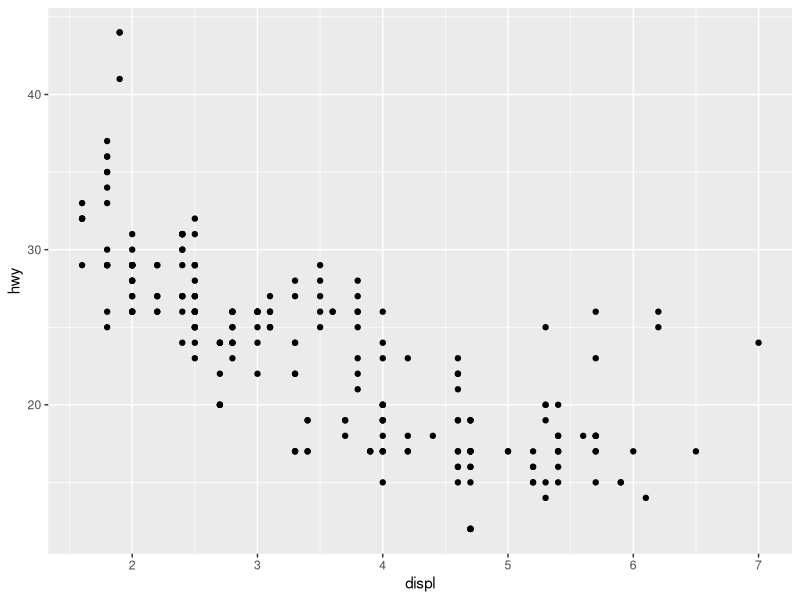
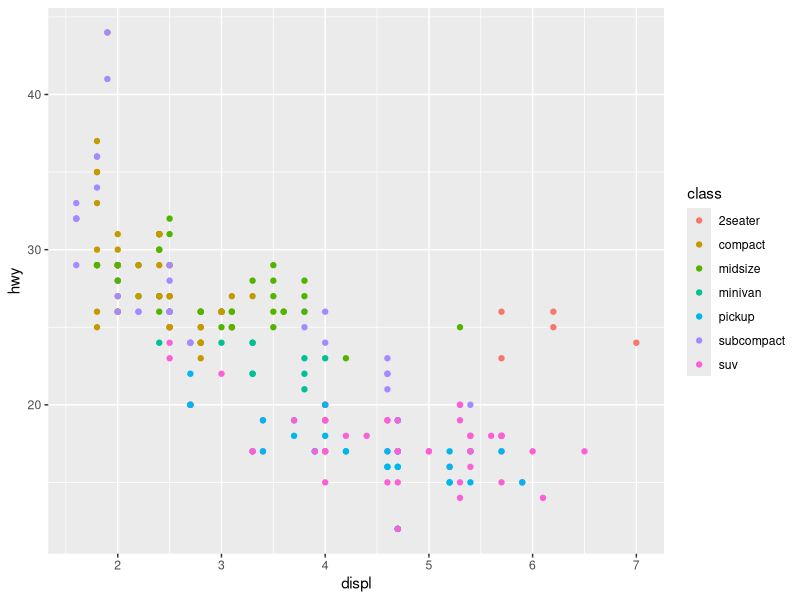
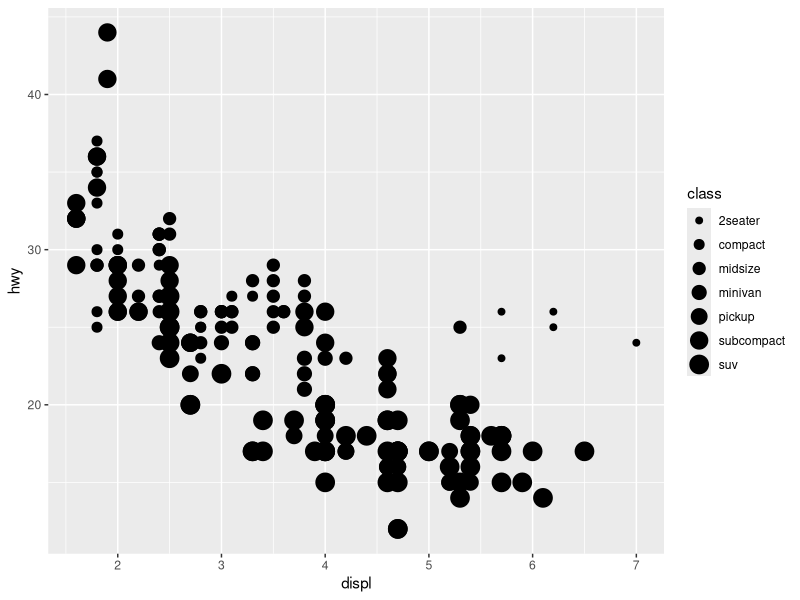
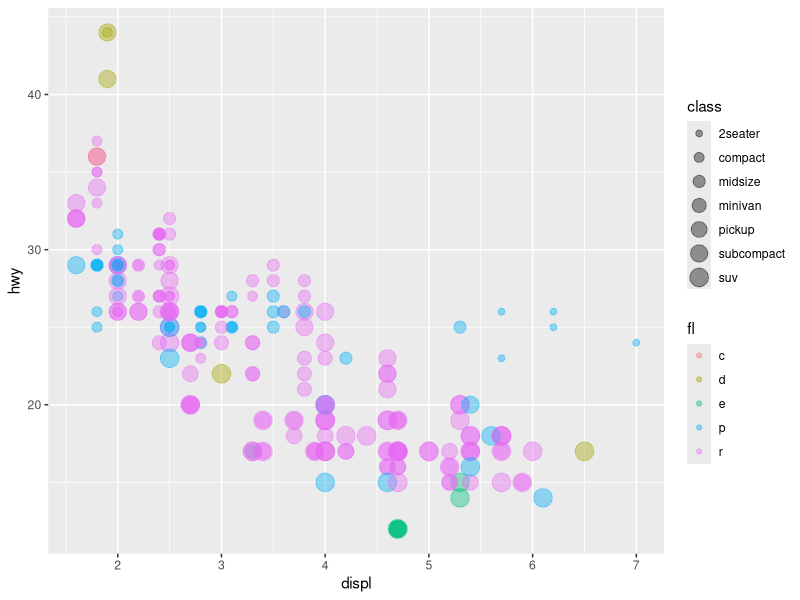
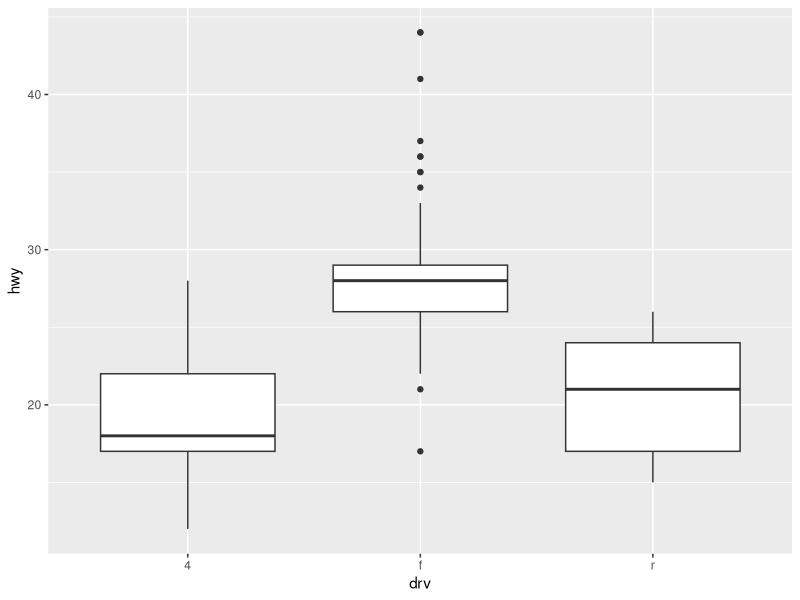
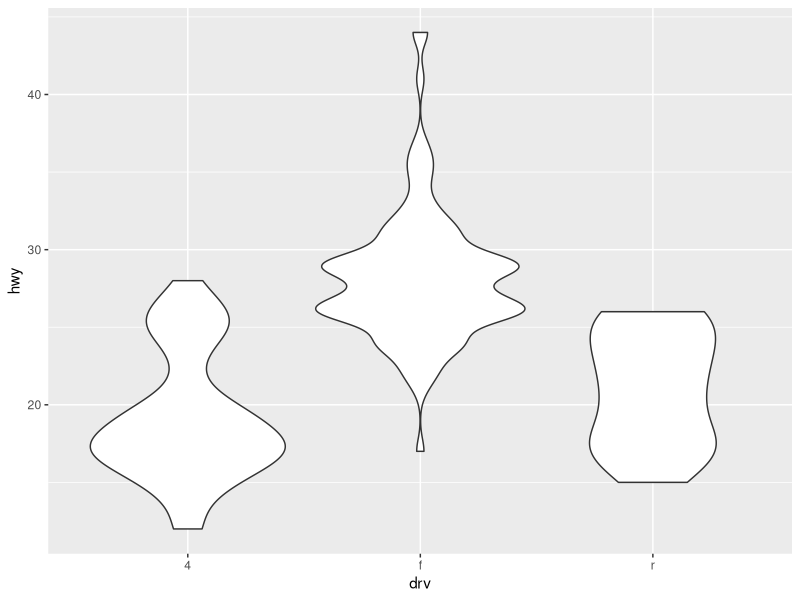
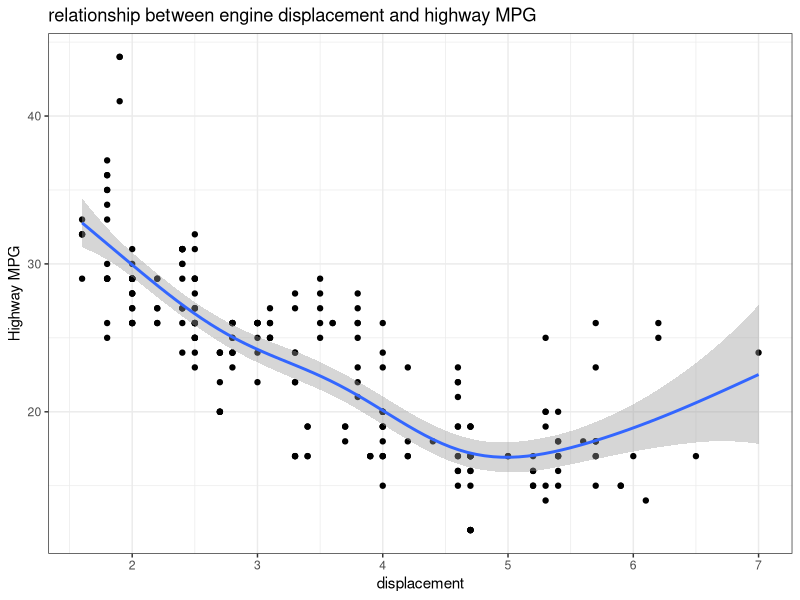

R code for these plots, in order:
## ---- chunk 1
knitr::opts_chunk$set(echo = TRUE)
## ---- chunk 2
library(tidyverse)

## ---- chunk 3
library(tidyverse)


ggplot(data = mpg, aes(displ, hwy)) + 
  geom_point()

## ---- chunk 4
ggplot(data = mpg, aes(displ, hwy, colour = class)) + 
  geom_point()
## ---- chunk 5
ggplot(data = mpg, aes(displ, hwy, size = class)) + 
  geom_point()
## ---- chunk 6
ggplot(data = mpg, aes(displ, hwy, size = class, colour = fl)) + 
  geom_point(alpha = 0.4)
## ---- chunk 7

ggplot(mpg, aes(drv, hwy)) + 
  geom_boxplot()
## ---- chunk 8

ggplot(mpg, aes(drv, hwy)) + 
  geom_violin()
## ---- chunk 9


ggplot(data = mpg, aes(displ, hwy)) + 
  geom_point() + 
  geom_smooth(method = 'gam', formula = y ~ s(x)) + 
  labs(title = "relationship between engine displacement and highway MPG",  x = "displacement", y = "Highway MPG") + 
  theme_bw()

